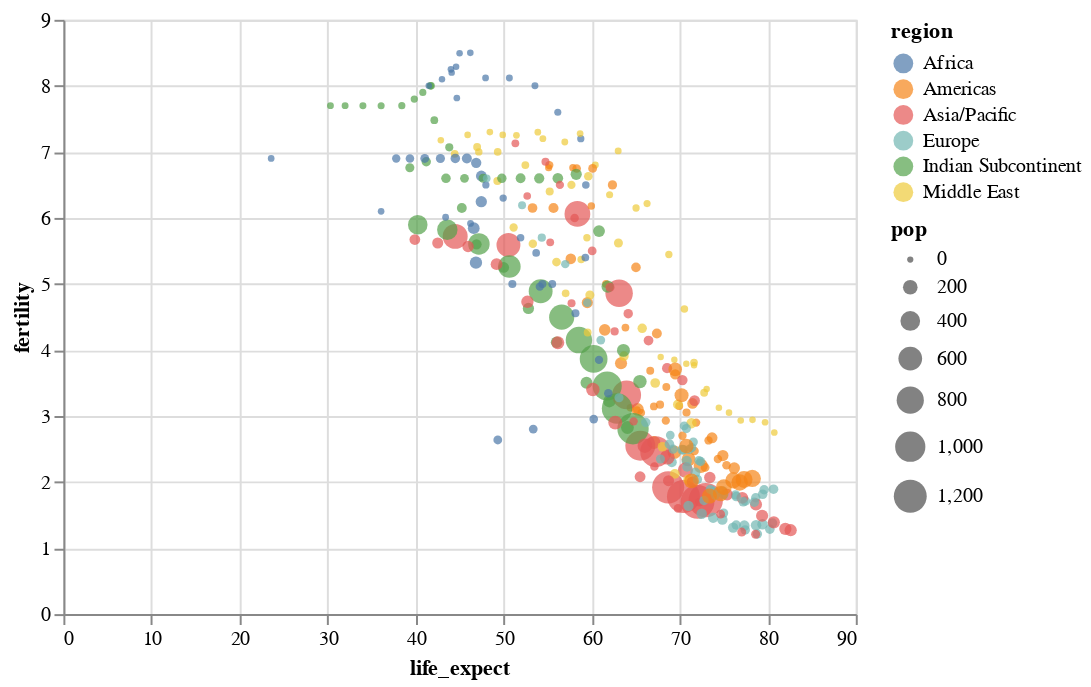

The code cell stored with this chart in its notebook:
### Code cell
chart = alt.Chart(
    df
).mark_circle(
).encode(
    x='life_expect',
    y='fertility',
    color='region:N',
    size=alt.Size('pop', scale=alt.Scale(range=[10, 300]))
).interactive()  # enable pan/zoom

chart.display()

### Figure 1 — Vega-Lite specification as saved in the notebook (floating-point values rounded to 4 significant figures; data arrays with more than 128 entries replaced by an {"elided": "..."} marker saying what was removed)
{"$schema": "https://vega.github.io/schema/vega-lite/v3.4.0.json", "config": {"mark": {"tooltip": null}, "view": {"height": 300, "width": 400}}, "data": {"name": "data-eb55b3c04935b1d5bce4fa9a8c24136b"}, "datasets": {"data-eb55b3c04935b1d5bce4fa9a8c24136b": {"elided": "308 records"}}, "encoding": {"color": {"field": "region", "type": "nominal"}, "size": {"field": "pop", "scale": {"range": [10, 300]}, "type": "quantitative"}, "x": {"field": "life_expect", "type": "quantitative"}, "y": {"field": "fertility", "type": "quantitative"}}, "mark": "circle", "selection": {"selector004": {"bind": "scales", "encodings": ["x", "y"], "type": "interval"}}}
